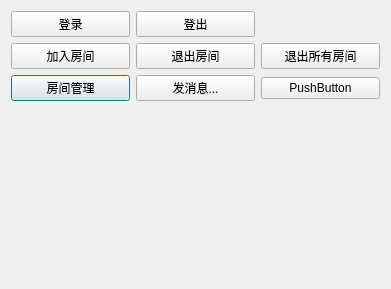
<?xml version="1.0" encoding="UTF-8"?>
<ui version="4.0">
 <class>FunctionTestDialog</class>
 <widget class="QDialog" name="FunctionTestDialog">
  <property name="geometry">
   <rect>
    <x>0</x>
    <y>0</y>
    <width>391</width>
    <height>289</height>
   </rect>
  </property>
  <property name="windowTitle">
   <string>Dialog</string>
  </property>
  <layout class="QVBoxLayout" name="verticalLayout" stretch="8,1">
   <item>
    <layout class="QGridLayout" name="gridLayout">
     <item row="2" column="0">
      <widget class="QPushButton" name="btn_room_manager">
       <property name="text">
        <string>房间管理</string>
       </property>
      </widget>
     </item>
     <item row="1" column="1">
      <widget class="QPushButton" name="btn_leave_room">
       <property name="text">
        <string>退出房间</string>
       </property>
      </widget>
     </item>
     <item row="1" column="0">
      <widget class="QPushButton" name="btn_joinroom">
       <property name="text">
        <string>加入房间</string>
       </property>
      </widget>
     </item>
     <item row="2" column="1">
      <widget class="QPushButton" name="btn_msg_manager">
       <property name="text">
        <string>发消息...</string>
       </property>
      </widget>
     </item>
     <item row="1" column="2">
      <widget class="QPushButton" name="btn_leave_all_room">
       <property name="text">
        <string>退出所有房间</string>
       </property>
      </widget>
     </item>
     <item row="0" column="0">
      <widget class="QPushButton" name="btn_login">
       <property name="text">
        <string>登录</string>
       </property>
      </widget>
     </item>
     <item row="0" column="1">
      <widget class="QPushButton" name="btn_logout">
       <property name="text">
        <string>登出</string>
       </property>
      </widget>
     </item>
     <item row="2" column="2">
      <widget class="QPushButton" name="btn_voice_msg">
       <property name="text">
        <string>PushButton</string>
       </property>
      </widget>
     </item>
    </layout>
   </item>
   <item>
    <layout class="QHBoxLayout" name="horizontalLayout">
     <item>
      <widget class="QLabel" name="status_label">
       <property name="text">
        <string/>
       </property>
      </widget>
     </item>
     <item>
      <widget class="QLabel" name="roomlabel">
       <property name="text">
        <string/>
       </property>
      </widget>
     </item>
    </layout>
   </item>
  </layout>
 </widget>
 <resources/>
 <connections/>
</ui>
